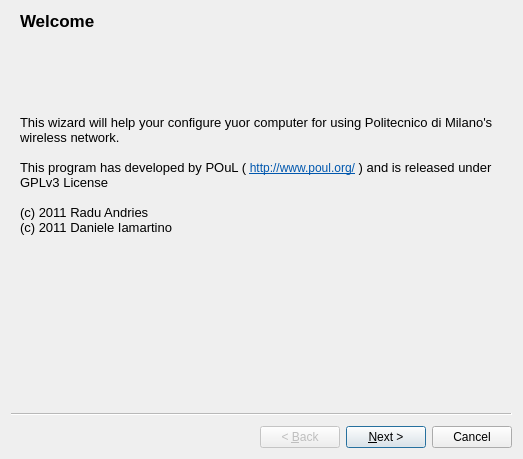
<?xml version="1.0" encoding="UTF-8"?>
<ui version="4.0">
 <class>poliwifi</class>
 <widget class="QWizard" name="poliwifi">
  <property name="geometry">
   <rect>
    <x>0</x>
    <y>0</y>
    <width>523</width>
    <height>459</height>
   </rect>
  </property>
  <property name="windowTitle">
   <string>PoliWifi</string>
  </property>
  <property name="locale">
   <locale language="English" country="UnitedStates"/>
  </property>
  <widget class="QWizardPage" name="p1_welcome">
   <property name="title">
    <string>Welcome</string>
   </property>
   <layout class="QVBoxLayout" name="verticalLayout">
    <item>
     <spacer name="verticalSpacer_2">
      <property name="orientation">
       <enum>Qt::Vertical</enum>
      </property>
      <property name="sizeHint" stdset="0">
       <size>
        <width>20</width>
        <height>40</height>
       </size>
      </property>
     </spacer>
    </item>
    <item>
     <widget class="QLabel" name="label">
      <property name="locale">
       <locale language="English" country="UnitedStates"/>
      </property>
      <property name="text">
       <string>&lt;!DOCTYPE HTML PUBLIC &quot;-//W3C//DTD HTML 4.0//EN&quot; &quot;http://www.w3.org/TR/REC-html40/strict.dtd&quot;&gt;
&lt;html&gt;&lt;head&gt;&lt;meta name=&quot;qrichtext&quot; content=&quot;1&quot; /&gt;&lt;style type=&quot;text/css&quot;&gt;
p, li { white-space: pre-wrap; }
&lt;/style&gt;&lt;/head&gt;&lt;body style=&quot; font-family:'Ubuntu'; font-size:9pt; font-weight:400; font-style:normal;&quot;&gt;
&lt;p style=&quot; margin-top:0px; margin-bottom:0px; margin-left:0px; margin-right:0px; -qt-block-indent:0; text-indent:0px;&quot;&gt;&lt;span style=&quot; font-family:'Droid Sans'; font-size:10pt;&quot;&gt;This wizard will help your configure yuor computer for using Politecnico di Milano's wireless network.&lt;/span&gt;&lt;/p&gt;
&lt;p style=&quot;-qt-paragraph-type:empty; margin-top:0px; margin-bottom:0px; margin-left:0px; margin-right:0px; -qt-block-indent:0; text-indent:0px; font-family:'Droid Sans'; font-size:10pt;&quot;&gt;&lt;/p&gt;
&lt;p style=&quot; margin-top:0px; margin-bottom:0px; margin-left:0px; margin-right:0px; -qt-block-indent:0; text-indent:0px;&quot;&gt;&lt;span style=&quot; font-family:'Droid Sans'; font-size:10pt;&quot;&gt;This program has developed by POuL ( &lt;/span&gt;&lt;a href=&quot;http://www.poul.org/&quot;&gt;&lt;span style=&quot; font-family:'Droid Sans'; text-decoration: underline; color:#0057ae;&quot;&gt;http://www.poul.org/&lt;/span&gt;&lt;/a&gt;&lt;span style=&quot; font-family:'Droid Sans'; font-size:10pt;&quot;&gt; ) and is released under GPLv3 License&lt;/span&gt;&lt;/p&gt;
&lt;p style=&quot;-qt-paragraph-type:empty; margin-top:0px; margin-bottom:0px; margin-left:0px; margin-right:0px; -qt-block-indent:0; text-indent:0px; font-family:'Droid Sans'; font-size:10pt;&quot;&gt;&lt;/p&gt;
&lt;p style=&quot; margin-top:0px; margin-bottom:0px; margin-left:0px; margin-right:0px; -qt-block-indent:0; text-indent:0px;&quot;&gt;&lt;span style=&quot; font-family:'Droid Sans'; font-size:10pt;&quot;&gt;(c) 2011 Radu Andries&lt;/span&gt;&lt;/p&gt;
&lt;p style=&quot; margin-top:0px; margin-bottom:0px; margin-left:0px; margin-right:0px; -qt-block-indent:0; text-indent:0px;&quot;&gt;&lt;span style=&quot; font-family:'Droid Sans'; font-size:10pt;&quot;&gt;(c) 2011 Daniele Iamartino&lt;/span&gt;&lt;/p&gt;&lt;/body&gt;&lt;/html&gt;</string>
      </property>
      <property name="textFormat">
       <enum>Qt::RichText</enum>
      </property>
      <property name="wordWrap">
       <bool>true</bool>
      </property>
      <property name="margin">
       <number>10</number>
      </property>
     </widget>
    </item>
    <item>
     <spacer name="verticalSpacer_3">
      <property name="orientation">
       <enum>Qt::Vertical</enum>
      </property>
      <property name="sizeHint" stdset="0">
       <size>
        <width>20</width>
        <height>40</height>
       </size>
      </property>
     </spacer>
    </item>
    <item>
     <spacer name="verticalSpacer">
      <property name="orientation">
       <enum>Qt::Vertical</enum>
      </property>
      <property name="sizeHint" stdset="0">
       <size>
        <width>20</width>
        <height>40</height>
       </size>
      </property>
     </spacer>
    </item>
    <item>
     <widget class="QLabel" name="aperror">
      <property name="text">
       <string/>
      </property>
     </widget>
    </item>
   </layout>
  </widget>
  <widget class="QWizardPage" name="p2_login">
   <property name="title">
    <string>Login</string>
   </property>
   <layout class="QVBoxLayout" name="verticalLayout_2">
    <item>
     <spacer name="verticalSpacer_6">
      <property name="orientation">
       <enum>Qt::Vertical</enum>
      </property>
      <property name="sizeHint" stdset="0">
       <size>
        <width>20</width>
        <height>40</height>
       </size>
      </property>
     </spacer>
    </item>
    <item>
     <widget class="QLabel" name="label_3">
      <property name="text">
       <string>Please insert your credentials for access to Politecnico di Milano</string>
      </property>
     </widget>
    </item>
    <item>
     <layout class="QFormLayout" name="formLayout">
      <item row="0" column="0">
       <widget class="QLabel" name="label_4">
        <property name="text">
         <string>Personal Code:</string>
        </property>
       </widget>
      </item>
      <item row="1" column="0">
       <widget class="QLabel" name="label_5">
        <property name="text">
         <string>Password:</string>
        </property>
       </widget>
      </item>
      <item row="0" column="1">
       <widget class="QLineEdit" name="personCode">
        <property name="maxLength">
         <number>10</number>
        </property>
        <property name="echoMode">
         <enum>QLineEdit::Normal</enum>
        </property>
        <property name="placeholderText">
         <string/>
        </property>
       </widget>
      </item>
      <item row="1" column="1">
       <widget class="QLineEdit" name="personCodePwd">
        <property name="inputMask">
         <string/>
        </property>
        <property name="maxLength">
         <number>32767</number>
        </property>
        <property name="echoMode">
         <enum>QLineEdit::Password</enum>
        </property>
       </widget>
      </item>
     </layout>
    </item>
    <item>
     <spacer name="verticalSpacer_5">
      <property name="orientation">
       <enum>Qt::Vertical</enum>
      </property>
      <property name="sizeHint" stdset="0">
       <size>
        <width>20</width>
        <height>40</height>
       </size>
      </property>
     </spacer>
    </item>
    <item>
     <spacer name="verticalSpacer_4">
      <property name="orientation">
       <enum>Qt::Vertical</enum>
      </property>
      <property name="sizeHint" stdset="0">
       <size>
        <width>20</width>
        <height>40</height>
       </size>
      </property>
     </spacer>
    </item>
    <item>
     <widget class="QLabel" name="polimi_status">
      <property name="enabled">
       <bool>true</bool>
      </property>
      <property name="text">
       <string>Connecting to polimi...</string>
      </property>
     </widget>
    </item>
    <item>
     <widget class="QProgressBar" name="polimi_statusbar">
      <property name="maximum">
       <number>0</number>
      </property>
      <property name="value">
       <number>539465</number>
      </property>
      <property name="textVisible">
       <bool>true</bool>
      </property>
      <property name="format">
       <string>Connecting to &quot;polimi&quot;...</string>
      </property>
     </widget>
    </item>
   </layout>
  </widget>
  <widget class="QWizardPage" name="p3_config">
   <property name="title">
    <string>Connection configuration</string>
   </property>
   <layout class="QVBoxLayout" name="verticalLayout_4">
    <item>
     <spacer name="verticalSpacer_10">
      <property name="orientation">
       <enum>Qt::Vertical</enum>
      </property>
      <property name="sizeHint" stdset="0">
       <size>
        <width>20</width>
        <height>40</height>
       </size>
      </property>
     </spacer>
    </item>
    <item>
     <widget class="QLabel" name="label_10">
      <property name="text">
       <string>Please insert configuration details.</string>
      </property>
     </widget>
    </item>
    <item>
     <layout class="QFormLayout" name="formLayout_2">
      <item row="0" column="0">
       <widget class="QLabel" name="label_7">
        <property name="text">
         <string>Id. Number</string>
        </property>
       </widget>
      </item>
      <item row="1" column="0">
       <widget class="QLabel" name="label_8">
        <property name="text">
         <string>User Type</string>
        </property>
       </widget>
      </item>
      <item row="2" column="0">
       <widget class="QLabel" name="label_9">
        <property name="text">
         <string>Password</string>
        </property>
       </widget>
      </item>
      <item row="0" column="1">
       <widget class="QLineEdit" name="matricola"/>
      </item>
      <item row="2" column="1">
       <widget class="QLineEdit" name="certificatepassword">
        <property name="placeholderText">
         <string>Insert new password for certificate</string>
        </property>
       </widget>
      </item>
      <item row="1" column="1">
       <widget class="QComboBox" name="usertype">
        <property name="sizePolicy">
         <sizepolicy hsizetype="MinimumExpanding" vsizetype="Fixed">
          <horstretch>0</horstretch>
          <verstretch>0</verstretch>
         </sizepolicy>
        </property>
        <item>
         <property name="text">
          <string>Student</string>
         </property>
        </item>
        <item>
         <property name="text">
          <string>Professor</string>
         </property>
        </item>
        <item>
         <property name="text">
          <string>Techical Staff</string>
         </property>
        </item>
        <item>
         <property name="text">
          <string>Guest</string>
         </property>
        </item>
       </widget>
      </item>
     </layout>
    </item>
    <item>
     <spacer name="verticalSpacer_12">
      <property name="orientation">
       <enum>Qt::Vertical</enum>
      </property>
      <property name="sizeHint" stdset="0">
       <size>
        <width>20</width>
        <height>40</height>
       </size>
      </property>
     </spacer>
    </item>
    <item>
     <spacer name="verticalSpacer_11">
      <property name="orientation">
       <enum>Qt::Vertical</enum>
      </property>
      <property name="sizeHint" stdset="0">
       <size>
        <width>20</width>
        <height>40</height>
       </size>
      </property>
     </spacer>
    </item>
   </layout>
  </widget>
  <widget class="QWizardPage" name="p4_download">
   <property name="title">
    <string>Download Certificate</string>
   </property>
   <layout class="QVBoxLayout" name="verticalLayout_3">
    <item>
     <spacer name="verticalSpacer_7">
      <property name="orientation">
       <enum>Qt::Vertical</enum>
      </property>
      <property name="sizeHint" stdset="0">
       <size>
        <width>20</width>
        <height>40</height>
       </size>
      </property>
     </spacer>
    </item>
    <item>
     <widget class="QLabel" name="progress_status">
      <property name="text">
       <string/>
      </property>
     </widget>
    </item>
    <item>
     <widget class="QProgressBar" name="progress_statusbar">
      <property name="value">
       <number>0</number>
      </property>
     </widget>
    </item>
    <item>
     <spacer name="verticalSpacer_8">
      <property name="orientation">
       <enum>Qt::Vertical</enum>
      </property>
      <property name="sizeHint" stdset="0">
       <size>
        <width>20</width>
        <height>40</height>
       </size>
      </property>
     </spacer>
    </item>
    <item>
     <spacer name="verticalSpacer_9">
      <property name="orientation">
       <enum>Qt::Vertical</enum>
      </property>
      <property name="sizeHint" stdset="0">
       <size>
        <width>20</width>
        <height>40</height>
       </size>
      </property>
     </spacer>
    </item>
    <item>
     <widget class="QLabel" name="deownload_complete">
      <property name="text">
       <string>Download is complete. Please proceed to the next page.</string>
      </property>
     </widget>
    </item>
   </layout>
  </widget>
  <widget class="QWizardPage" name="p5_connect">
   <property name="title">
    <string>Finish</string>
   </property>
   <layout class="QVBoxLayout" name="verticalLayout_5">
    <item>
     <spacer name="verticalSpacer_13">
      <property name="orientation">
       <enum>Qt::Vertical</enum>
      </property>
      <property name="sizeHint" stdset="0">
       <size>
        <width>20</width>
        <height>40</height>
       </size>
      </property>
     </spacer>
    </item>
    <item>
     <widget class="QLabel" name="label_11">
      <property name="text">
       <string>You have successfully configured your computer for connecting to internet.</string>
      </property>
     </widget>
    </item>
    <item>
     <widget class="QCheckBox" name="connectnow">
      <property name="text">
       <string>Connect Now</string>
      </property>
      <property name="checked">
       <bool>true</bool>
      </property>
     </widget>
    </item>
    <item>
     <spacer name="verticalSpacer_14">
      <property name="orientation">
       <enum>Qt::Vertical</enum>
      </property>
      <property name="sizeHint" stdset="0">
       <size>
        <width>20</width>
        <height>40</height>
       </size>
      </property>
     </spacer>
    </item>
    <item>
     <spacer name="verticalSpacer_15">
      <property name="orientation">
       <enum>Qt::Vertical</enum>
      </property>
      <property name="sizeHint" stdset="0">
       <size>
        <width>20</width>
        <height>40</height>
       </size>
      </property>
     </spacer>
    </item>
   </layout>
  </widget>
 </widget>
 <resources/>
 <connections/>
</ui>
